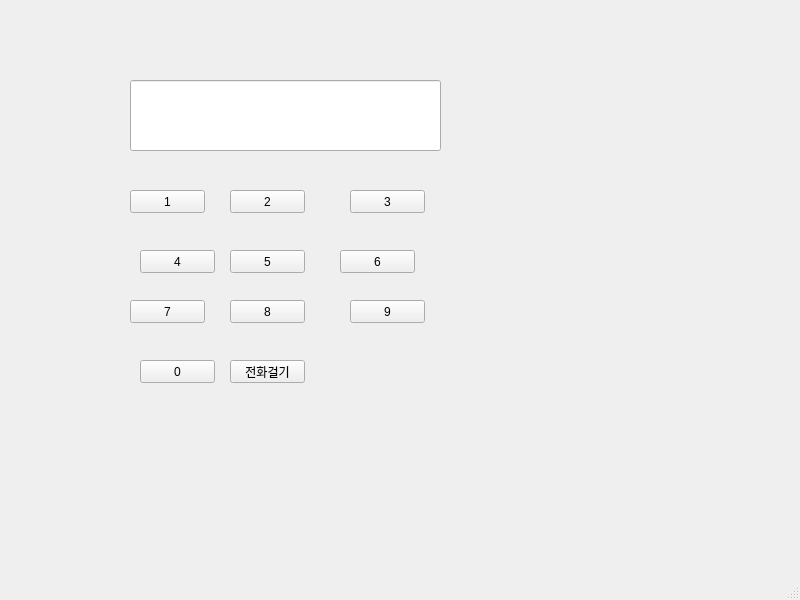
<?xml version="1.0" encoding="UTF-8"?>
<ui version="4.0">
 <class>MainWindow</class>
 <widget class="QMainWindow" name="MainWindow">
  <property name="geometry">
   <rect>
    <x>0</x>
    <y>0</y>
    <width>800</width>
    <height>600</height>
   </rect>
  </property>
  <property name="windowTitle">
   <string>MainWindow</string>
  </property>
  <widget class="QWidget" name="centralwidget">
   <widget class="QPushButton" name="pb1">
    <property name="geometry">
     <rect>
      <x>130</x>
      <y>190</y>
      <width>75</width>
      <height>23</height>
     </rect>
    </property>
    <property name="text">
     <string>1</string>
    </property>
   </widget>
   <widget class="QPushButton" name="pb2">
    <property name="geometry">
     <rect>
      <x>230</x>
      <y>190</y>
      <width>75</width>
      <height>23</height>
     </rect>
    </property>
    <property name="text">
     <string>2</string>
    </property>
   </widget>
   <widget class="QPushButton" name="pb3">
    <property name="geometry">
     <rect>
      <x>350</x>
      <y>190</y>
      <width>75</width>
      <height>23</height>
     </rect>
    </property>
    <property name="text">
     <string>3</string>
    </property>
   </widget>
   <widget class="QPushButton" name="pb4">
    <property name="geometry">
     <rect>
      <x>140</x>
      <y>250</y>
      <width>75</width>
      <height>23</height>
     </rect>
    </property>
    <property name="text">
     <string>4</string>
    </property>
   </widget>
   <widget class="QPushButton" name="pb5">
    <property name="geometry">
     <rect>
      <x>230</x>
      <y>250</y>
      <width>75</width>
      <height>23</height>
     </rect>
    </property>
    <property name="text">
     <string>5</string>
    </property>
   </widget>
   <widget class="QPushButton" name="pb6">
    <property name="geometry">
     <rect>
      <x>340</x>
      <y>250</y>
      <width>75</width>
      <height>23</height>
     </rect>
    </property>
    <property name="text">
     <string>6</string>
    </property>
   </widget>
   <widget class="QPushButton" name="pb7">
    <property name="geometry">
     <rect>
      <x>130</x>
      <y>300</y>
      <width>75</width>
      <height>23</height>
     </rect>
    </property>
    <property name="text">
     <string>7</string>
    </property>
   </widget>
   <widget class="QPushButton" name="pbc">
    <property name="geometry">
     <rect>
      <x>230</x>
      <y>360</y>
      <width>75</width>
      <height>23</height>
     </rect>
    </property>
    <property name="text">
     <string>전화걸기</string>
    </property>
   </widget>
   <widget class="QPushButton" name="pb9">
    <property name="geometry">
     <rect>
      <x>350</x>
      <y>300</y>
      <width>75</width>
      <height>23</height>
     </rect>
    </property>
    <property name="text">
     <string>9</string>
    </property>
   </widget>
   <widget class="QPushButton" name="pb8">
    <property name="geometry">
     <rect>
      <x>230</x>
      <y>300</y>
      <width>75</width>
      <height>23</height>
     </rect>
    </property>
    <property name="text">
     <string>8</string>
    </property>
   </widget>
   <widget class="QPushButton" name="pb0">
    <property name="geometry">
     <rect>
      <x>140</x>
      <y>360</y>
      <width>75</width>
      <height>23</height>
     </rect>
    </property>
    <property name="text">
     <string>0</string>
    </property>
   </widget>
   <widget class="QLineEdit" name="le1">
    <property name="geometry">
     <rect>
      <x>130</x>
      <y>80</y>
      <width>311</width>
      <height>71</height>
     </rect>
    </property>
   </widget>
  </widget>
  <widget class="QMenuBar" name="menubar">
   <property name="geometry">
    <rect>
     <x>0</x>
     <y>0</y>
     <width>800</width>
     <height>21</height>
    </rect>
   </property>
  </widget>
  <widget class="QStatusBar" name="statusbar"/>
 </widget>
 <resources/>
 <connections/>
</ui>
